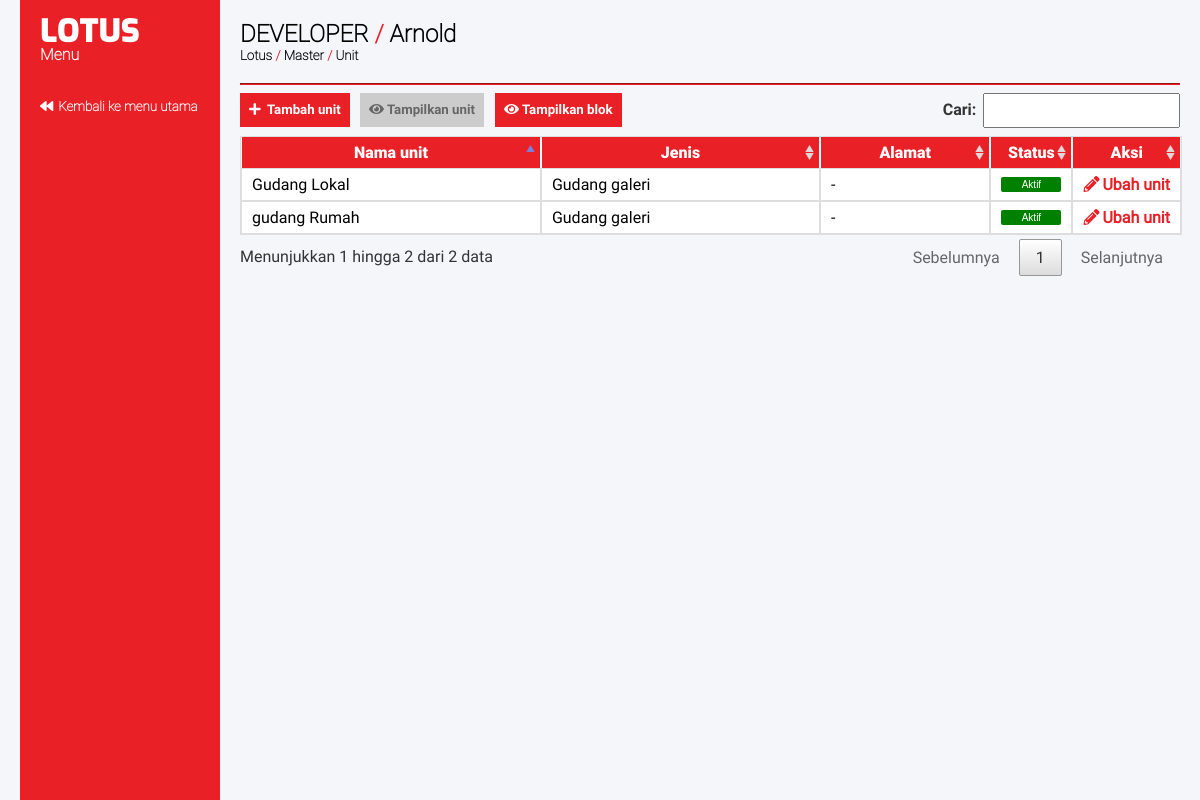
Page /unit.php (signed in) on the committed database.
### tables this page shows
CREATE TABLE `karyawan` (
  `karyawan_id` int(11) NOT NULL,
  `karyawan_nama` varchar(100) NOT NULL,
  `karyawan_user` varchar(12) NOT NULL,
  `karyawan_pass` varchar(50) NOT NULL,
  `karyawan_iplokasi` varchar(30) DEFAULT NULL,
  `karyawan_job` varchar(20) DEFAULT NULL,
  `hakakses_level` tinyint(1) NOT NULL,
  `karyawan_ktp` varchar(17) DEFAULT NULL,
  `karyawan_nohp` varchar(100) DEFAULT NULL,
  `karyawan_gbulanan` double DEFAULT NULL,
  `karyawan_gharian` double DEFAULT NULL,
  `karyawan_status` tinyint(1) DEFAULT NULL,
  `karyawan_opid` int(11) DEFAULT NULL,
  `karyawan_tdiubah` datetime DEFAULT NULL,
  `karyawan_alamat` varchar(255) DEFAULT NULL
);

CREATE TABLE `unit` (
  `unit_id` int(11) NOT NULL,
  `unit_nama` varchar(100) NOT NULL,
  `unit_tipe` varchar(100) NOT NULL,
  `unit_alamat` varchar(100) DEFAULT NULL,
  `unit_status` tinyint(1) NOT NULL,
  `unit_opid` int(11) DEFAULT NULL,
  `unit_tdiubah` datetime DEFAULT NULL
);

### library/session.php (called while the page is built, shortened)
<?php
    include('library/config.php');
    $user_check = $_SESSION['login_user'];
    $ses_sql = mysqli_query($db,"select * from karyawan where karyawan_user = '$user_check' ");
    $row = mysqli_fetch_array($ses_sql,MYSQLI_ASSOC);
    $usernamalengkap    = $row['karyawan_nama'];
    $userjob            = $row['karyawan_job'];
?>

### unit.php (the view, shortened to what this page needs)
<?php
   include('library/session.php');
?>
<head>
    <link rel="stylesheet" type="text/css" href="style/style.css">
    <link rel="stylesheet" type="text/css" href="style/style2.css">
    <link rel="stylesheet" type="text/css" href="css/fontawesome.css">
    <link rel="stylesheet" type="text/css" href="css/solid.css">
    <link rel="stylesheet" type="text/css" href="css/jquery.dataTables.min.css">
</head>
<body ondragstart="return false;" ondrop="return false;">
    <div class="spacer"></div>
    <?php
        include('library/submenusidebar.php');
    ?>
    <div class="menudisplaycontainer">
        <div class="navcontainer">
            <div class="navleft">
                <h2 class="headnavigation"><?php echo strtoupper("$userjob") ?> <redfont>/</redfont> <?php echo $usernamalengkap ?></h2>
                <h5 class="headnavigation2">Lotus <redfont>/</redfont> Master <redfont>/</redfont> Unit</h5>
            </div>
        </div>
        <hr class="hrred">
        <div class="dashcontainer1" id="dashcontainer1">
            <div class="dcctable" id="dcctable1">
                <table id="tabel-data">
                    <div class="formsubmit" style="position:absolute; float:right; z-index:50;" onclick="datalookup('detailentry1'); datahide('dcctable1');"><h5><i class="fas fa-plus fas2"></i> Tambah unit</h5></div>
                    <div class="formsubmit" style="position:absolute; float:right; z-index:50; left:360px;" disabled><h5><i class="fas fa-eye fas2"></i> Tampilkan unit</h5></div>
                    <a href="blok.php"><div class="formsubmit" style="position:absolute; float:right; z-index:50; left:495px;" onclick="datalookup('dashcontainer2'); datahide('dashcontainer1');"><h5><i class="fas fa-eye fas2"></i> Tampilkan blok</h5></div></a>
                    <thead>
                        <tr>
                            <th>Nama unit</th>
                            <th>Jenis</th>
                            <th>Alamat</th>
                            <th>Status</th>
                            <th style="width:10%;">Aksi</th>
                        </tr>
                        </thead>
                <tbody>
                    <?php
                        $unit = mysqli_query($db,"select * from unit");
                        while($row = mysqli_fetch_array($unit))
                        {
                    ?>
                        <tr>
                            <td><?php echo $row['unit_nama'];?></td>
                            <td><?php if ($row['unit_tipe'] === '1'){echo 'Gudang bahan baku';}elseif ($row['unit_tipe'] === '2'){echo 'Gudang barang jadi';}else{echo 'Gudang galeri';}; ?></td>
                            <td><?php echo $row['unit_alamat'];?></td>
                            <td style="width:20px; text-align:center;">
                                <form class="statuschangeform" action="librarystatus/update_statusunit.php" method="post">
                                    <?php if ($row['unit_status'] === '1'){echo '<input class="statusaktif" type="submit" name="" value="Aktif">';}else{echo '<input class="statusnonaktif" type="submit" name="" value="Tidak aktif">';}; ?>
                                </form>
                                </td>
                            <td>
                                <a
                                   class="datalookup datalookup1"
                                   onclick="datahide('dcctable1');"
                                   style="cursor:pointer;"
                                   data-id="<?php echo $row['unit_id'];?>"
                                   data-nama="<?php echo $row['unit_nama'];?>"
                                   data-tipe="<?php echo $row['unit_tipe'];?>"
                                   data-alamat="<?php echo $row['unit_alamat']?>"
                                   data-status="<?php echo $row['unit_status']?>"
                                   data-opid="<?php echo $row['unit_opid']?>"
                                   data-tdiubah="<?php echo $row['unit_tdiubah']?>"
                                   ><h4><i class="fas fa-pencil-alt fas2"></i> Ubah unit</h4></a></td>
                        </tr>
                    <?php
                        }
                    ?>
                    </tbody>
                </table>
            </div>
        </div>
    </div>
</body>

### style/style.css (style rules this page uses)
body { margin: 0px; padding: 0px; }
h1, h2, h3, h4, h5, h6 { padding: 0px; margin: 0px; }
html, body { margin: 0; min-height: 100% !important; }
table, td { border: 1px solid #ddd !important; text-align: left; background-color:#fff; font-family:fregular !important; }
th { background-color: #EA2027; color:#fff; border-left:1px solid #fff !important; border-right:1px solid #fff !important; border-bottom:none !important; border-top:none !important; font-family:fblack !important; text-align:center; }
table { border-collapse: collapse; width: 100%; }
th, td { padding: 6px 10px !important; white-space: nowrap !important; overflow: hidden !important; text-overflow: ellipsis !important; }
td { white-space: nowrap !important; overflow: hidden !important; text-overflow: ellipsis !important; }
.datalookup { color:#EA2027; }
.datalookup1 { color:#EA2027; }
a { text-decoration: none; }
.statuschangeform { padding:0px !important; margin:0px !important; }
.statusaktif { padding:2px 5px; background-color:green; font-size:10px; color:#fff; text-align:center; border-radius:2px; width:60px; border:none; }
.formsubmit { background-color: #EA2027; border: none; margin: 3px 10px 10px 0px; padding: 9px 9px 10px 9px; font-family: fbold !important; color: #fff; float:left; -webkit-touch-callout: none; -webkit-user-select: none; -khtml-user-select: none; -moz-user-select: none; -ms-user-select: none; user-select: none; }
.formsubmit:disabled, .formsubmit[disabled] { border: 1px solid #999999; background-color: #cccccc; color: #666666; border: none; margin: 3px 10px 10px 0px; padding: 9px 9px 10px 9px; font-family: fbold !important; float:left; -webkit-touch-callout: none; -webkit-user-select: none; -khtml-user-select: none; -moz-user-select: none; -ms-user-select: none; user-select: none; }
.fas { width: 30px; }
.fas2 { width: 15px; }
.spacer { width:20px; min-height:100%; float:left; background-color:#f5f6fa; }
.menudisplaycontainer { width: calc(100% - 260px); min-height: calc(100% - 40px); padding: 20px; background-color:#f5f6fa; float:left; }
.navcontainer { margin:0 0 20px 0; float:left; }
.navleft { float:left; }
.hrred { border-color:#EA2027; margin:0 0 5px 0!important; clear:left; }
.headnavigation, .headnavigation2, .headnavigation4 { font-family:fthin !important; color:#000; }
redfont { color:#EA2027; }
.dashcontainer1, .headnav1 { display:block; clear:left; }
.dcctable { float:left; width:100%; }
.menudisplaycontainer { width: calc(100% - 260px); min-height: calc(100% - 40px); padding: 20px; background-color: #f5f6fa; float: left; }

### style/style2.css (style rules this page uses)
[type=button]:not(:disabled), [type=reset]:not(:disabled), [type=submit]:not(:disabled), button:not(:disabled) { cursor: pointer; }

### css/solid.css (style rules this page uses)
.fa, .fas { font-family: 'Font Awesome 5 Free'; font-weight: 900; }

### rows in the picture
karyawan: karyawan_job "DEVELOPER", karyawan_nama "Arnold"
unit: unit_nama "Gudang Lokal", unit_tipe "Gudang galeri", unit_alamat "-"
unit: unit_nama "gudang Rumah", unit_tipe "Gudang galeri", unit_alamat "-"
